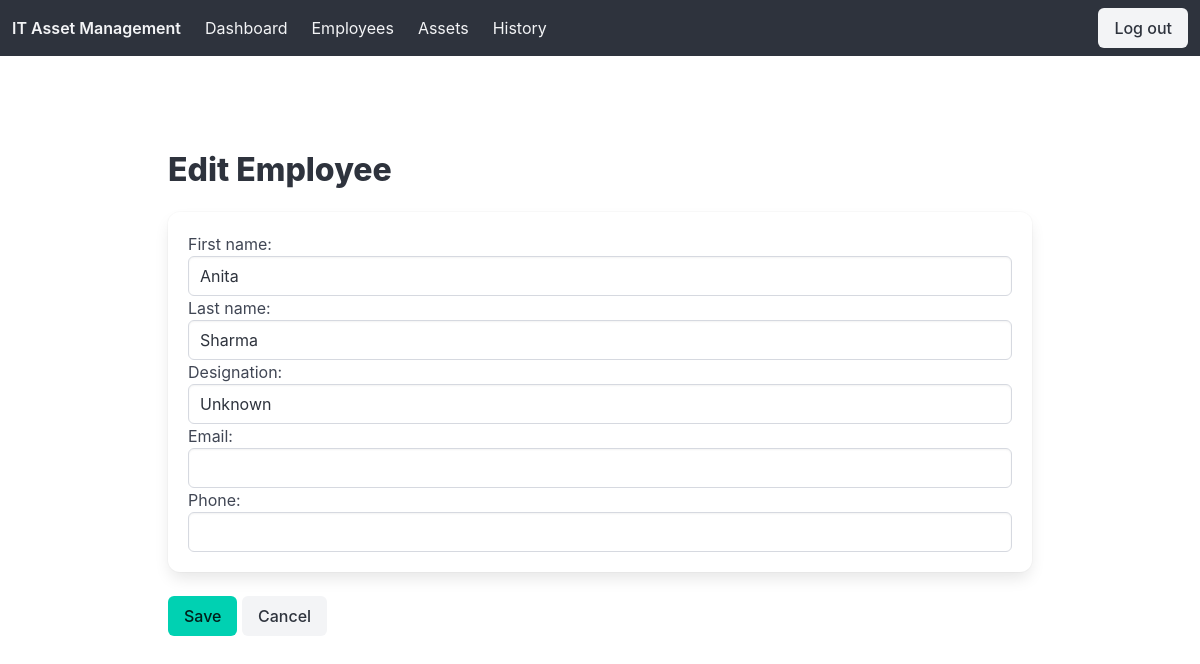
/employees/4/edit/ (signed in), run on the app's committed database.
### assets/models.py (models this page shows, shortened)
class Employee(models.Model):
    first_name = models.CharField(max_length=100)
    last_name = models.CharField(max_length=100)
    section = models.CharField(max_length=100, blank=True, null=True)
    designation = models.CharField(max_length=150)
    email = models.EmailField(unique=True, blank=True, null=True)
    phone = models.CharField(max_length=15, unique=True, blank=True, null=True)
    created_at = models.DateTimeField(auto_now_add=True)
    class Meta:
        ordering = ["first_name", "last_name"]

### assets/views/employee.py (the view)
# urls.py: path("employees/<int:pk>/edit/", employee_edit, name="employee_edit"),
@login_required
def employee_edit(request, pk):
    employee = get_object_or_404(Employee, pk=pk)
    if request.method == "POST":
        form = EmployeeForm(request.POST, instance=employee)
        if form.is_valid():
            form.save()
            return redirect("employee_list")
    else:
        form = EmployeeForm(instance=employee)
    return render(
        request, "employee/form.html", {"form": form, "title": "Edit Employee"}
    )

### assets/forms/employee.py
class EmployeeForm(forms.ModelForm):
    class Meta:
        model = Employee
        fields = [
            "first_name",
            "last_name",
            "designation",
            "email",
            "phone",
        ]
        widgets = {
            "first_name": forms.TextInput(attrs={"class": "input"}),
            "last_name": forms.TextInput(attrs={"class": "input"}),
            "department": forms.TextInput(attrs={"class": "input"}),
            "designation": forms.TextInput(attrs={"class": "input"}),
            "email": forms.EmailInput(attrs={"class": "input"}),
            "phone": forms.TextInput(attrs={"class": "input"}),
        }

### common/current_user.py (called while the page is built)
def set_current_user(user):
    _local.user = user

def clear_current_user():
    if hasattr(_local, "user"):
        del _local.user

    def __call__(self, request):
        set_current_user(getattr(request, "user", None))
        response = self.get_response(request)
        clear_current_user()
        return response

### assets/templates/employee/form.html (shortened to what this page needs)
{% extends 'base.html' %}
{% block content %}
<section class="section">
    <div class="container">
        <h1 class="title">{{ title }}</h1>
        <form method="post">
            <div class="box">
                {{ form.as_p }}
            </div>
            <button type="submit" class="button is-primary">Save</button>
            <a href="{% url 'employee_list' %}" class="button is-light">Cancel</a>
        </form>
    </div>
</section>
{% endblock %}

### data on the page
Employee: first_name "Anita", last_name "Sharma", designation "Unknown"

### other printed values
{{ title }} "Edit Employee"
